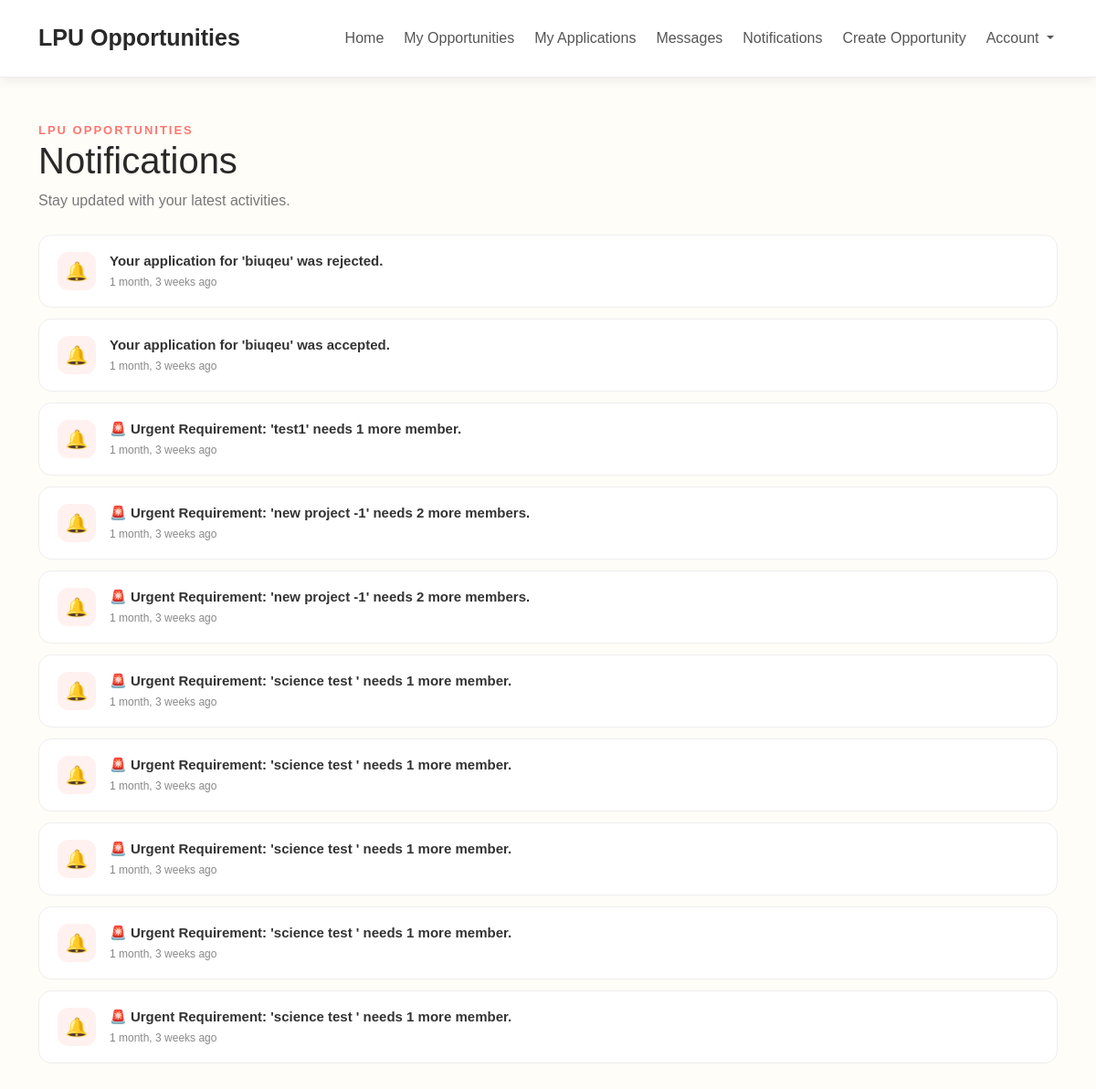
Page /notifications/ (signed in) on the committed database.
### home/models.py (models this page shows, shortened)
class Notification(models.Model):
    user = models.ForeignKey(
        User,
        on_delete=models.CASCADE
    )
    message = models.TextField()
    opportunity = models.ForeignKey(
        Opportunity,
        on_delete=models.CASCADE,
        null=True,
        blank=True
    )
    application = models.ForeignKey(
        Application,
        on_delete=models.CASCADE,
        null=True,
        blank=True
    )
    notification_type = models.CharField(
    max_length=20,
    default="general"
    )
    is_read = models.BooleanField(default=False)
    urgent_notification_sent = models.BooleanField(default=False)
    created_at = models.DateTimeField(auto_now_add=True)

### home/views.py (the view)
@login_required
def notifications(request):
    notifications = Notification.objects.filter(
        user=request.user
    ).order_by("-created_at")
    return render(request, "notifications.html", {
        "notifications": notifications
    })

### templates/notifications.html (shortened to what this page needs)
{% extends "base.html" %}
{% block content %}
<div class="notification-page">
    <div class="notification-header">
        <div>
            <p class="small-heading">LPU OPPORTUNITIES</p>
            <h1>Notifications</h1>
            <p class="login-subtitle">
                Stay updated with your latest activities.
            </p>
        </div>
    </div>
    <div class="notifications-list">
        {% if notifications %}
            {% for notification in notifications %}
            <a href="{% url 'open_notification' notification.id %}"
            class="notification-card {% if not notification.is_read %}unread{% endif %}"
            >
                <div class="notification-icon">
                    🔔
                </div>
                <div class="notification-content">
                    <h5>
                        {{ notification.message }}
                    </h5>
                    <p>
                        {{ notification.created_at|timesince }} ago
                    </p>
                </div>
            </a>
            {% endfor %}
        {% endif %}
    </div>
</div>
{% endblock %}

### static/style.css (style rules this page uses)
body { background: #fffdf8; color: #292929; font-family: Arial, sans-serif; margin: 0; }
h1, h2, h3 { color: #292929; }
.small-heading { color: #ff766f; font-size: 13px; font-weight: 700; letter-spacing: 2px; margin-bottom: 8px; }
.login-subtitle { color: #777777; font-size: 16px; margin-bottom: 30px; }
.notification-card { display: flex; align-items: center; gap: 15px; padding: 18px 20px; margin-bottom: 12px; background: #ffffff; border: 1px solid #eeeeee; border-radius: 14px; text-decoration: none; color: #222222; transition: 0.2s ease; }
.notification-icon { width: 42px; height: 42px; display: flex; align-items: center; justify-content: center; flex-shrink: 0; background: #fff1ef; border-radius: 12px; font-size: 20px; }
.notification-content { flex: 1; }
.notification-content h5 { margin: 0; font-size: 15px; font-weight: 600; color: #333333; }
.notification-content p { margin: 5px 0 0; font-size: 12px; color: #888888; }
.notification-header { display: flex; align-items: center; justify-content: space-between; margin-bottom: 25px; }
.notification-header h1 { margin-bottom: 8px; }
.notification-header p { margin-bottom: 0; }

### rows in the picture
Notification: message "Your application for 'biuqeu' was rejected.", created_at "1 month, 3 weeks"
Notification: message "Your application for 'biuqeu' was accepted.", created_at "1 month, 3 weeks"
Notification: message "🚨 Urgent Requirement: 'test1' needs 1 more member.", created_at "1 month, 3 weeks"
Notification: message "🚨 Urgent Requirement: 'new project -1' needs 2 more members.", created_at "1 month, 3 weeks"
Notification: message "🚨 Urgent Requirement: 'new project -1' needs 2 more members.", created_at "1 month, 3 weeks"
Notification: message "🚨 Urgent Requirement: 'science test ' needs 1 more member.", created_at "1 month, 3 weeks"
Notification: message "🚨 Urgent Requirement: 'science test ' needs 1 more member.", created_at "1 month, 3 weeks"
Notification: message "🚨 Urgent Requirement: 'science test ' needs 1 more member.", created_at "1 month, 3 weeks"
Notification: message "🚨 Urgent Requirement: 'science test ' needs 1 more member.", created_at "1 month, 3 weeks"
Notification: message "🚨 Urgent Requirement: 'science test ' needs 1 more member.", created_at "1 month, 3 weeks"
